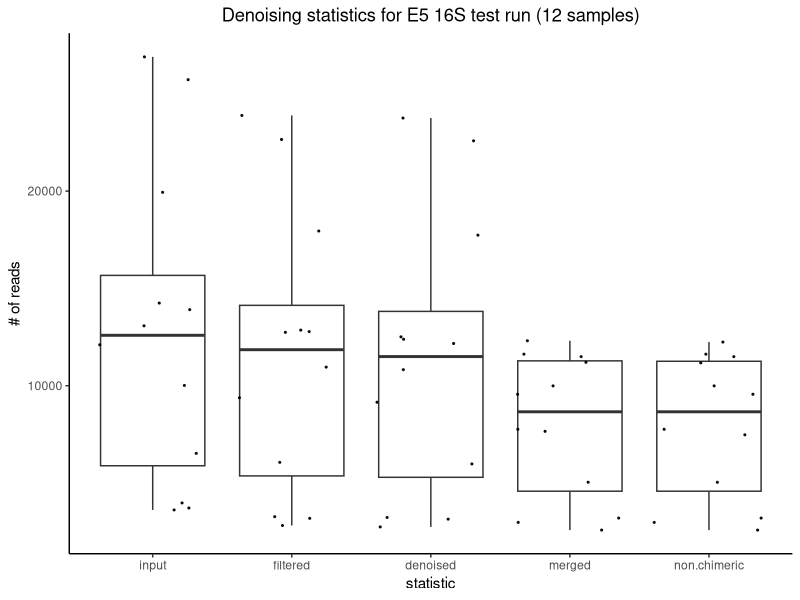

This figure's R source:
# 16S E5 
# First pass run through 

library(plyr)
library(dplyr)
library(stringr)
library(tidyr)
library(readr)
library(ggplot2)

## CREATING METADATA FILES 
## 1. Sample manifest file 
## filelist.csv created during pipeline in andromeda and scp to desktop to work with in R

file_names <- read.csv("filelist.csv", header = FALSE) %>% select(V2) %>% ## reading in filelist as dataframe and only the second column
  filter(str_detect(V2, "URI")) %>% # keeping only the rows that have a file name fastq.gz
  dplyr::rename(`absolute-filepath` = V2) # renaming to match the verbiage of qiime2 

sample_manifest <- file_names # creating a new df based on the original file_names df 
sample_manifest$path <- "/data/putnamlab/estrand/16S_E5/raw_files/" #adding the absolute file path

sample_manifest <- sample_manifest %>% unite(`absolute-filepath`, path, `absolute-filepath`, sep = "") %>% # merging the two columns to complete the file path 
  mutate(direction = case_when(grepl("R1", `absolute-filepath`) ~ "forward",
                               grepl("R2", `absolute-filepath`) ~ "reverse")) # creating a new column to state whether forward or reverse based on the R value in the sequence title name 

sample_manifest$`sample-id` <- substr(sample_manifest$`absolute-filepath`, 42, 47) # creating a new column based on the sample id value 
sample_manifest$`sample-id`[sample_manifest$`sample-id` == "URI5_S"] <- "URI5" # removing the _S from URI15 
sample_manifest$`sample-id`[sample_manifest$`sample-id` == "URI63_"] <- "URI63" # removing the _ from URI63 
sample_manifest$`sample-id`[sample_manifest$`sample-id` == "URI57_"] <- "URI57" # removing the _ from URI57 
sample_manifest <- sample_manifest[, c(3, 1, 2)] # reordering the columns 

sample_manifest %>% write_csv(file = "sample_manifest_16S_E5.csv")

## 2. Sample metadata file 
## Downloaded from: https://docs.google.com/spreadsheets/d/1A764av1a3VORX6m9aDUEcoY9Bx9l0fvGtV5ycm2J9Wo/edit#gid=1085368873
## Open in excel. In the first row, add "#q2:types" and then either "categorical" or "numeric" in subsequent rows

metadata <- read.csv("metadata.csv", header = TRUE) %>% select(SampleID, timepoint, collection_date, collection_site, colony_id) # selecting desired columns 
metadata$SampleID <- paste("URI", metadata$SampleID, sep="") #adding the URI verbiage to the sample ID
metadata[1,1] <- "#q2:types"

metadata <- metadata %>% rename(`#SampleID` = SampleID)

write.table(metadata, "metadata.txt", sep = "\t", row.names = FALSE, quote = FALSE)

## PLOTTING DENOISE DATA 
## "denoising-stats.qzv" viewed in QIIME2 View. tsv downloaded from that webpage for input in the following script

denoise <- read.table("denoising_stats.tsv", sep="\t", header = TRUE) # read in tsv file obtained from QIIME2 view 

denoise <- denoise[, c(1,2,3,5,6,8,4,9)] # reordering columns to make it easier to plot 
denoise <- denoise %>% gather(statistic, value, 2:6) # aggregates the three variables we are interested in to make it easier to plot 

denoise$statistic <- factor(denoise$statistic, levels=c("input","filtered","denoised","merged","non.chimeric"))

denoise.plot <- ggplot(data = denoise, aes(x = statistic, y = value)) +
  theme_classic() + geom_boxplot() +
  geom_jitter(color="black", size=0.4, alpha=0.9) + 
  theme(legend.position = "none") +
  scale_color_manual(values = cols) + 
  ylab("# of reads") + ggtitle("Denoising statistics for E5 16S test run (12 samples)") +
  theme(plot.title = element_text(hjust = 0.5)) +
  xlab("statistic"); denoise.plot



